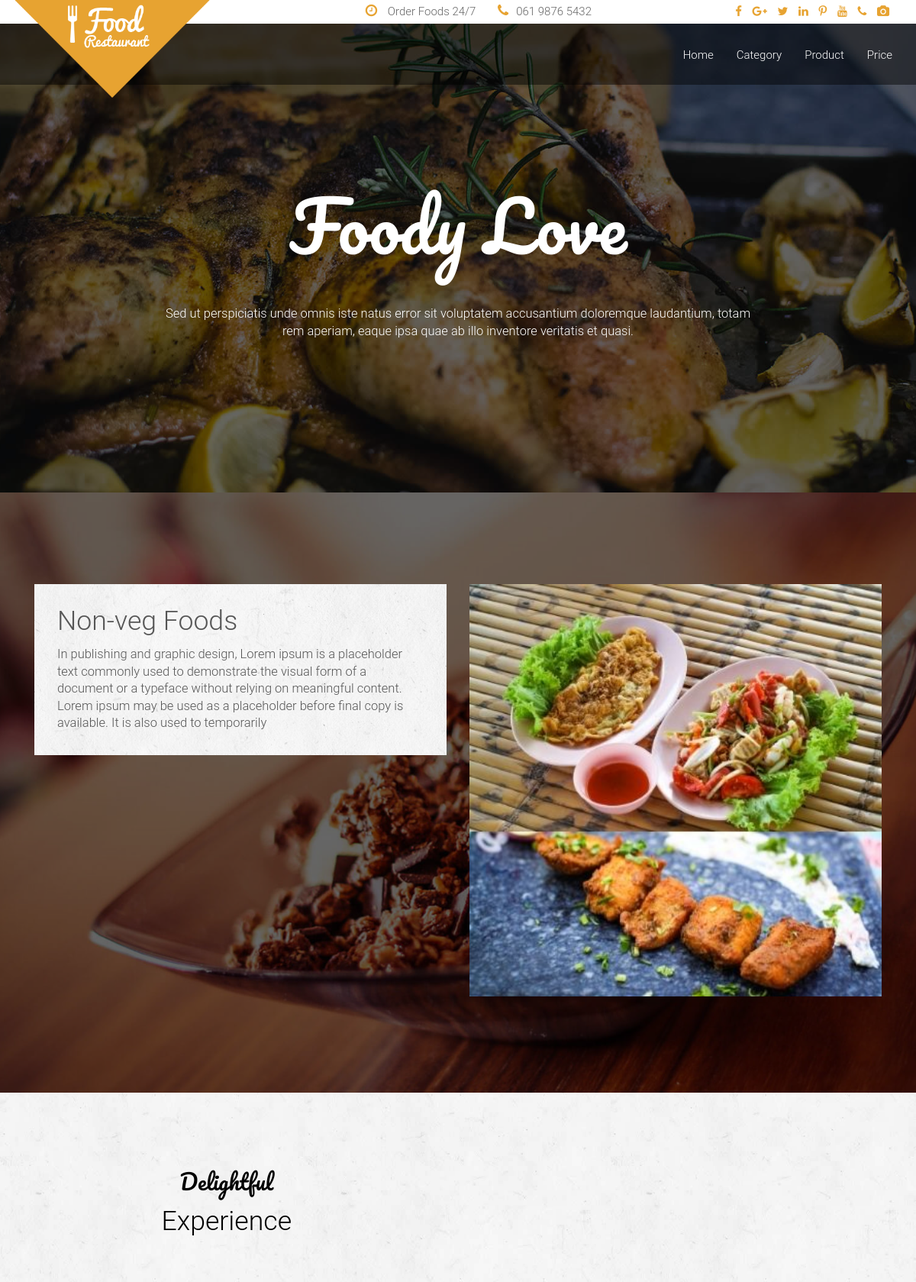
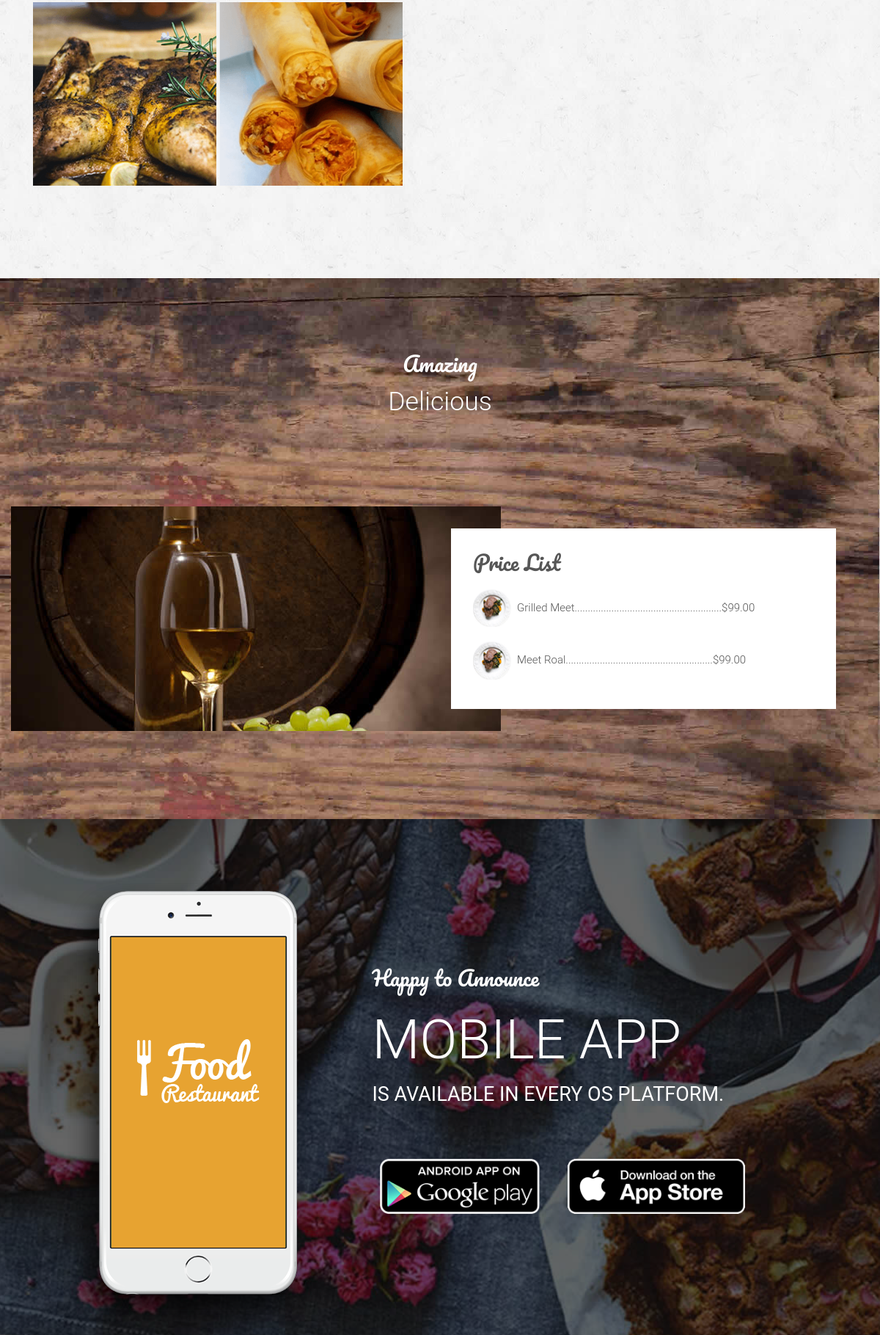
/non-veg-foods/ (upper part), run on the app's committed database (2 pictures, top to bottom).
### food/models.py (models this page shows, shortened)
class Category(models.Model):
    name = models.CharField(max_length=250, unique=True)
    slug = models.SlugField(max_length=250, unique=True)
    desc = models.TextField(blank=True)
    image = models.ImageField(upload_to='category', blank=True)
    class Mete:
        ordering = ('name',)
        verbose_name = 'category'
        verbose_name_plural = 'categories'
    def get_url(self):
        return reverse("product_by_category", args=[self.slug])

class Product(models.Model):
    name = models.CharField(max_length=250, unique=True)
    slug = models.SlugField(max_length=250, unique=True)
    desc = models.TextField(blank=True)
    image = models.ImageField(upload_to='product', blank=True)
    category = models.ForeignKey(Category, on_delete=models.CASCADE)
    price = models.DecimalField(max_digits=10, decimal_places=2)
    stock = models.IntegerField()
    available = models.BooleanField(default=True)
    created = models.DateTimeField(auto_now=True)
    updated = models.DateTimeField(auto_now=True)
    class Mete:
        ordering = ('name',)
        verbose_name = 'product'
        verbose_name_plural = 'products'
    def get_url(self):
        return reverse("P_detail", args=[self.category.slug, self.slug])

### food/views.py (the view)
# urls.py: path('', views.index, name='index'),
def index(request, c_slug=None):
    c_page = None
    products = None
    if c_slug != None:
        c_page = get_object_or_404(Category, slug=c_slug)
        products = Product.objects.filter(category=c_page, available=True)
    else:
        products = Product.objects.all().filter(available=True)
    return render(request, "index.html", {'category': c_page, 'products': products})

### food/context_processors.py (called while the page is built)
def menu_links(request):
    links = Category.objects.all()
    return dict(links=links)

### templates/index.html (shortened to what this page needs)
{% load static %}
<!doctype html>
 <html class="no-js" lang="">
    <head>
        <link rel="stylesheet" href="{% static 'assets/css/bootstrap.min.css' %}">
        <link rel="stylesheet" href="{% static 'assets/css/font-awesome.min.css' %}">
        <link rel="stylesheet" href="{% static 'assets/css/animate/animate.css' %}" />
        <link rel="stylesheet" href="{% static 'assets/css/plugins.css' %}" />
        <link rel="stylesheet" href="{% static 'assets/css/style.css' %}">
        <link rel="stylesheet" href="{% static 'assets/css/responsive.css' %}" />
    </head>
    <body>
        <header id="home" class="navbar-fixed-top">
            <div class="header_top_menu clearfix">
                <div class="container">
                    <div class="row">
                        <div class="col-md-5 col-md-offset-3 col-sm-12 text-right">
                            <div class="call_us_text">
								<a href=""><i class="fa fa-clock-o"></i> Order Foods 24/7</a>
								<a href=""><i class="fa fa-phone"></i>061 9876 5432</a>
							</div>
                        </div>
                        <div class="col-md-4 col-sm-12">
                            <div class="head_top_social text-right">
                                <a href=""><i class="fa fa-facebook"></i></a>
                                <a href=""><i class="fa fa-google-plus"></i></a>
                                <a href=""><i class="fa fa-twitter"></i></a>
                                <a href=""><i class="fa fa-linkedin"></i></a>
                                <a href=""><i class="fa fa-pinterest-p"></i></a>
                                <a href=""><i class="fa fa-youtube"></i></a>
                                <a href=""><i class="fa fa-phone"></i></a>
                                <a href=""><i class="fa fa-camera"></i></a>
                            </div>
                        </div>
                    </div>
                </div>
            </div>
            <div class="main_menu_bg">
                <div class="container">
                    <div class="row">
                        <nav class="navbar navbar-default">
                            <div class="container-fluid">
                                <div class="navbar-header">
                                    <a class="navbar-brand our_logo" href="#"><img src="{% static 'assets/images/logo.png' %}" alt="" /></a>
                                </div>
                                <div class="collapse navbar-collapse" id="bs-example-navbar-collapse-1">
                                    <ul class="nav navbar-nav navbar-right">
                                        <li><a href="{% url 'index' %}">Home</a></li>
                                                <li class="nav-item dropdown">
                                                    <a class="nav-link dropdown-toggle" href="#" id="navbarDarkDropdownMenuLink" role="button" data-toggle="dropdown" aria-expanded="false">
                                                        Category
                                                    </a>
                                                </li>
                                        <li><a href="#portfolio">Product</a></li>
                                        <li><a href="#ourPakeg">Price</a></li>
                                    </ul>
                                </div>
                            </div>
                        </nav>
                    </div>
                </div>
            </div>
        </header>
        <section id="slider" class="slider">
            <div class="slider_overlay">
                <div class="container">
                    <div class="row">
                        <div class="main_slider text-center">
                            <div class="col-md-12">
                                <div class="main_slider_content wow zoomIn" data-wow-duration="1s">
                                    <h1>Foody Love</h1>
                                    <p>Sed ut perspiciatis unde omnis iste natus error sit voluptatem accusantium doloremque laudantium, totam rem aperiam, eaque ipsa quae ab illo inventore veritatis et quasi. </p>
                                </div>
                            </div>
                        </div>
                    </div>
                </div>
            </div>
        </section>
        <section id="Category" class="features">
            <div class="slider_overlay">
                <div class="container">
                    <div class="row">
                        <div class="main_features_content_area  wow fadeIn" data-wow-duration="3s">
                            <div class="col-md-12">
                                {% if category %}
                                <div class="main-picture text-left">
                                    <div class="col-md-6">
                                        <div class="single_features_text">
                                            <h3>{{category.name}}</h3>
                                            <p>{{category.desc}}</p>
                                            {% endif %}
                                        </div>
                                    </div>
                                    <div class="col-md-6">
                                        <img class="my_image" src="{{category.image.url}}" style="width:900px;"  alt="{{category.name}}">
                                            </div>
                                </div>
                            </div>
                        </div>
                    </div>
                </div>
            </div>
        </section>
        <section id="portfolio" class="portfolio">
            <div class="container">
                <div class="row">
                    <div class="portfolio_content text-center  wow fadeIn" data-wow-duration="5s">
                        <div class="col-md-12">
                            <div class="head_title text-center">
                                <h4>Delightful</h4>
                                <h3>Experience</h3>
                            </div>
                            <div class="main_portfolio_content">
                                <div class=" col-9 col-sm-12 ">
                                {% for prd in products %}
                                        <a href="{{prd.get_url}}"> <img src="{{ prd.image.url }}" style="width:250px;height:250px;" alt="" /></a>
                                        {% endfor %}
                                </div>
                            </div>
                        </div>
                    </div>
                </div>
            </div>
        </section>
        <section id="ourPakeg" class="ourPakeg">
            <div class="container">
                <div class="main_pakeg_content">
                    <div class="row">
                        <div class="head_title text-center">
                            <h4>Amazing</h4>
                            <h3>Delicious</h3>
                        </div>
                        <div class="single_pakeg_one text-right wow rotateInDownRight">
                            <div class="col-md-6 col-md-offset-6 col-sm-8 col-sm-offset-4">
                                <div class="single_pakeg_text">
                                    <div class="pakeg_title">
                                        <h4>Price List</h4>
                                    </div>
                                    <ul>
                                        {% for prd in products %}
                                        <li>{{prd.name}}........................................................${{prd.price}} </li>
                                        {% endfor %}
                                    </ul>
                                </div>
                            </div>
                        </div>
                    </div>
                </div>
            </div>
        </section>
        <section id="mobaileapps" class="mobailapps">
            <div class="slider_overlay">
                <div class="container">
                    <div class="row">
                        <div class="main_mobail_apps_content wow zoomIn">
                            <div class="col-md-5 col-sm-12 text-center">
                                <img src="{% static 'assets/images/iphone.png' %}" alt="" />
                            </div>
                            <div class="col-md-7 col-sm-12">
                                <div class="single_monail_apps_text">
                                    <h4> Happy to Announce </h4>
                                    <h1>Mobile App <span>is Available in every OS platform.</span></h1>
                                    <a href=""><img src="{% static 'assets/images/google.png' %}" alt="" /></a>
                                    <a href=""><img src="{% static 'assets/images/apps.png' %}" alt="" /></a>
                                </div>
                            </div>
                        </div>
                    </div>
                </div>
            </div>
        </section>
    </body>
</html>

### data on the page
Category: name "Non-veg Foods", desc "In publishing and graphic design, Lorem ipsum is a placeholder text commonly used to demonstrate the visual form of a document or a typeface without relying on meaningful content. Lorem ipsum may be used as a placeholder before final copy is available. It is also used to temporarily", image (picture)
Product: image (picture), name "Grilled Meet", price "99.00"
Product: image (picture), name "Meet Roal", price "99.00"
